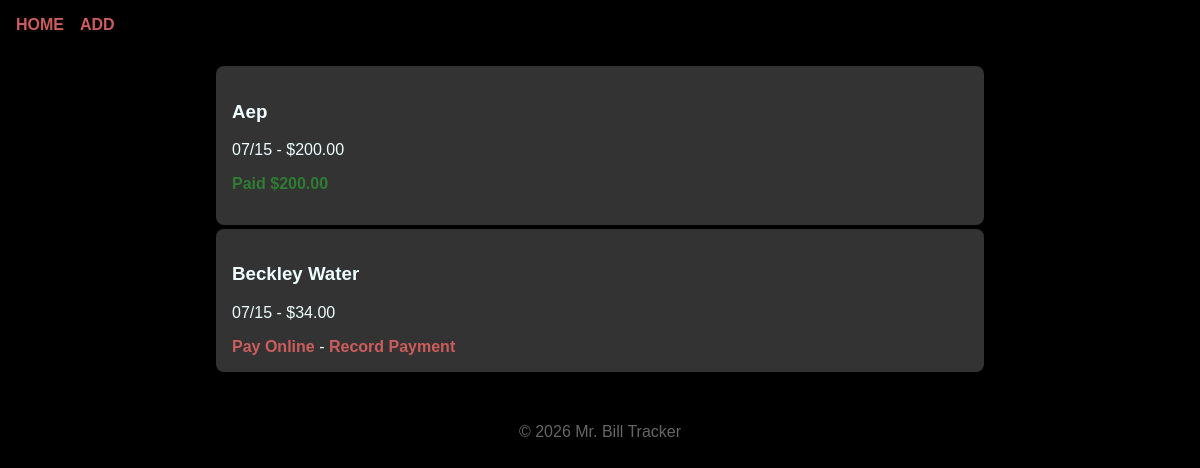
Before: / with the older database file.
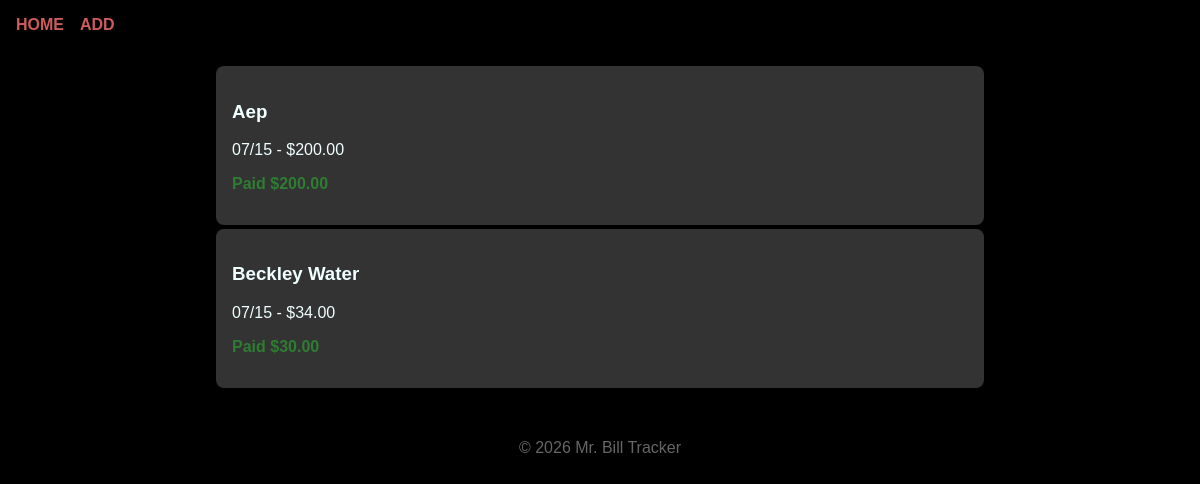
After: the same page with the newer database file.
### tables this page shows
CREATE TABLE bills (
            id INTEGER PRIMARY KEY AUTOINCREMENT,
            vendor TEXT NOT NULL,
            pmt_url TEXT,
            amount_due REAL NOT NULL,
            due_date TEXT NOT NULL,
            bill_date TEXT,
            category TEXT,
            status TEXT DEFAULT 'unpaid',
            notes TEXT,
            image_path TEXT,
            created_at TEXT NOT NULL,
            date_paid TEXT,
            amount_paid REAL,
            confirmation_number TEXT,
            confirmation_image_path TEXT
        );

### app.py (the view)
@app.route("/")
def index():
    conn = get_db_conn()
    bills = conn.execute(
        "SELECT * FROM bills ORDER BY due_date"
    ).fetchall()
    conn.close()
    formatted_bills = []
    for bill in bills:
        bill = dict(bill)
        bill["due_date"] = datetime.strptime(
            bill["due_date"], "%Y-%m-%d"
        ).strftime("%m/%d")
        formatted_bills.append(bill)
    return render_template("index.html", bills=formatted_bills)

### app.py (called while the page is built)
def get_db_conn():
    conn = sqlite3.connect(app.config["DATABASE"])
    conn.row_factory = sqlite3.Row
    return conn

### templates/index.html
{% extends "base.html" %}
{% block content %}
{% for bill in bills %}
<div class="card">
    <h3>{{ bill.vendor }}</h3>
    <p>{{ bill.due_date }} -
    ${{ "%.2f"|format(bill.amount_due) }}</p>
    {% if bill.status == "paid" %}
        <p class="status-paid">
            Paid ${{ "%.2f"|format(bill.amount_paid) }}
        </p>
    {% else %}
        <a href="{{ bill.pmt_url }}" target="_blank">Pay Online</a> -
        <a href="{{ url_for('payment', bill_id=bill.id) }}">Record Payment</a>
    {% endif %}
</div>
{% endfor %}
{% endblock %}

### templates/base.html (shortened to what this page needs)
<!DOCTYPE html>
<html lang="en">
<head>
    <link rel="stylesheet" href="{{ url_for('static', filename='style.css') }}">
</head>
<body>
    <header class="site-header">
        <nav class="nav-menu">
            <a href="{{ url_for('index') }}">HOME</a>
            <a href="{{ url_for('add_bill') }}">ADD</a>
        </nav>
    </header>
    <main>
        {% block content %}
        {% endblock %}
    </main>
    <footer class="site-footer">
        <p>&copy; 2026 Mr. Bill Tracker</p>
    </footer>
</body>
</html>

### static/style.css (style rules this page uses)
* { box-sizing: border-box; }
body { margin: 0; font-family: Arial, sans-serif; background: #000000; color: #087E8B; }
.site-header { background: #000000; color: white; padding: 1rem; text-align: center; }
.nav-menu { text-align: right; display: flex; gap: 1rem; }
.nav-menu a { text-align: right; color: indianred; text-decoration: none; font-weight: bold; }
main { max-width: 800px; margin: 0 auto; padding: 1rem; }
.card { background:#333; color:azure; padding: 1rem; border-radius: 8px; margin-bottom: 0.2rem; }
.site-footer { text-align: center; padding: 1rem; color: #666; }
.status-paid { color: #2e7d32; font-weight: 600; }

Changed rows visible on the page:
changed bills "Beckley Water": amount_paid (not shown) → "30.00"; status "Pay Online - Record Payment" → "Paid $"
